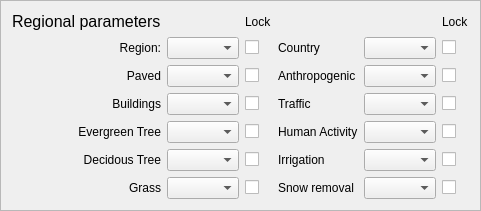
    <widget class="QFrame" name="frame_10">
     <property name="enabled">
      <bool>true</bool>
     </property>
     <property name="sizePolicy">
      <sizepolicy hsizetype="Expanding" vsizetype="Preferred">
       <horstretch>0</horstretch>
       <verstretch>0</verstretch>
      </sizepolicy>
     </property>
     <property name="frameShape">
      <enum>QFrame::StyledPanel</enum>
     </property>
     <property name="frameShadow">
      <enum>QFrame::Raised</enum>
     </property>
     <layout class="QGridLayout" name="gridLayout_20">
      <item row="4" column="7">
       <widget class="QCheckBox" name="checkBoxRegion_10">
        <property name="text">
         <string/>
        </property>
       </widget>
      </item>
      <item row="1" column="5">
       <widget class="QLabel" name="label_48">
        <property name="text">
         <string>Country</string>
        </property>
       </widget>
      </item>
      <item row="2" column="1">
       <widget class="QLabel" name="label_42">
        <property name="text">
         <string>Paved</string>
        </property>
        <property name="alignment">
         <set>Qt::AlignRight|Qt::AlignTrailing|Qt::AlignVCenter</set>
        </property>
       </widget>
      </item>
      <item row="1" column="7">
       <widget class="QCheckBox" name="checkBoxCountry">
        <property name="text">
         <string/>
        </property>
       </widget>
      </item>
      <item row="3" column="7">
       <widget class="QCheckBox" name="checkBoxRegion_9">
        <property name="text">
         <string/>
        </property>
       </widget>
      </item>
      <item row="0" column="3">
       <widget class="QLabel" name="label_49">
        <property name="text">
         <string>Lock</string>
        </property>
       </widget>
      </item>
      <item row="4" column="5">
       <widget class="QLabel" name="label_53">
        <property name="text">
         <string>Human Activity</string>
        </property>
       </widget>
      </item>
      <item row="6" column="5">
       <widget class="QLabel" name="label_54">
        <property name="text">
         <string>Snow removal</string>
        </property>
       </widget>
      </item>
      <item row="2" column="6">
       <widget class="QComboBox" name="comboBox_7">
        <property name="sizePolicy">
         <sizepolicy hsizetype="Expanding" vsizetype="Fixed">
          <horstretch>0</horstretch>
          <verstretch>0</verstretch>
         </sizepolicy>
        </property>
       </widget>
      </item>
      <item row="5" column="5">
       <widget class="QLabel" name="label_55">
        <property name="text">
         <string>Irrigation</string>
        </property>
       </widget>
      </item>
      <item row="2" column="3">
       <widget class="QCheckBox" name="checkBoxRegion_2">
        <property name="text">
         <string/>
        </property>
       </widget>
      </item>
      <item row="6" column="6">
       <widget class="QComboBox" name="comboBox_11">
        <property name="sizePolicy">
         <sizepolicy hsizetype="Expanding" vsizetype="Fixed">
          <horstretch>0</horstretch>
          <verstretch>0</verstretch>
         </sizepolicy>
        </property>
       </widget>
      </item>
      <item row="4" column="6">
       <widget class="QComboBox" name="comboBox_8">
        <property name="sizePolicy">
         <sizepolicy hsizetype="Expanding" vsizetype="Fixed">
          <horstretch>0</horstretch>
          <verstretch>0</verstretch>
         </sizepolicy>
        </property>
       </widget>
      </item>
      <item row="3" column="1">
       <widget class="QLabel" name="label_43">
        <property name="text">
         <string>Buildings</string>
        </property>
        <property name="alignment">
         <set>Qt::AlignRight|Qt::AlignTrailing|Qt::AlignVCenter</set>
        </property>
       </widget>
      </item>
      <item row="6" column="3">
       <widget class="QCheckBox" name="checkBoxRegion_3">
        <property name="text">
         <string/>
        </property>
       </widget>
      </item>
      <item row="6" column="2">
       <widget class="QComboBox" name="comboBoxGrass">
        <property name="sizePolicy">
         <sizepolicy hsizetype="Expanding" vsizetype="Fixed">
          <horstretch>0</horstretch>
          <verstretch>0</verstretch>
         </sizepolicy>
        </property>
       </widget>
      </item>
      <item row="4" column="3">
       <widget class="QCheckBox" name="checkBoxRegion_5">
        <property name="text">
         <string/>
        </property>
       </widget>
      </item>
      <item row="3" column="3">
       <widget class="QCheckBox" name="checkBoxRegion_4">
        <property name="text">
         <string/>
        </property>
       </widget>
      </item>
      <item row="5" column="7">
       <widget class="QCheckBox" name="checkBoxRegion_11">
        <property name="text">
         <string/>
        </property>
       </widget>
      </item>
      <item row="2" column="5">
       <widget class="QLabel" name="label_50">
        <property name="text">
         <string>Anthropogenic</string>
        </property>
       </widget>
      </item>
      <item row="1" column="1">
       <widget class="QLabel" name="label_41">
        <property name="sizePolicy">
         <sizepolicy hsizetype="Minimum" vsizetype="Preferred">
          <horstretch>0</horstretch>
          <verstretch>0</verstretch>
         </sizepolicy>
        </property>
        <property name="text">
         <string>Region:</string>
        </property>
        <property name="alignment">
         <set>Qt::AlignRight|Qt::AlignTrailing|Qt::AlignVCenter</set>
        </property>
       </widget>
      </item>
      <item row="0" column="7">
       <widget class="QLabel" name="label_51">
        <property name="text">
         <string>Lock</string>
        </property>
       </widget>
      </item>
      <item row="5" column="3">
       <widget class="QCheckBox" name="checkBoxRegion_6">
        <property name="text">
         <string/>
        </property>
       </widget>
      </item>
      <item row="1" column="3">
       <widget class="QCheckBox" name="checkBoxRegion">
        <property name="text">
         <string/>
        </property>
       </widget>
      </item>
      <item row="3" column="6">
       <widget class="QComboBox" name="comboBox_9">
        <property name="sizePolicy">
         <sizepolicy hsizetype="Expanding" vsizetype="Fixed">
          <horstretch>0</horstretch>
          <verstretch>0</verstretch>
         </sizepolicy>
        </property>
       </widget>
      </item>
      <item row="5" column="6">
       <widget class="QComboBox" name="comboBox_10">
        <property name="sizePolicy">
         <sizepolicy hsizetype="Expanding" vsizetype="Fixed">
          <horstretch>0</horstretch>
          <verstretch>0</verstretch>
         </sizepolicy>
        </property>
       </widget>
      </item>
      <item row="3" column="2">
       <widget class="QComboBox" name="comboBoxBuilding">
        <property name="sizePolicy">
         <sizepolicy hsizetype="Expanding" vsizetype="Fixed">
          <horstretch>0</horstretch>
          <verstretch>0</verstretch>
         </sizepolicy>
        </property>
       </widget>
      </item>
      <item row="3" column="5">
       <widget class="QLabel" name="label_52">
        <property name="text">
         <string>Traffic</string>
        </property>
       </widget>
      </item>
      <item row="0" column="1">
       <widget class="QLabel" name="label_47">
        <property name="text">
         <string>&lt;!DOCTYPE HTML PUBLIC &quot;-//W3C//DTD HTML 4.0//EN&quot; &quot;http://www.w3.org/TR/REC-html40/strict.dtd&quot;&gt;
&lt;html&gt;&lt;head&gt;&lt;meta name=&quot;qrichtext&quot; content=&quot;1&quot; /&gt;&lt;style type=&quot;text/css&quot;&gt;
p, li { white-space: pre-wrap; }
&lt;/style&gt;&lt;/head&gt;&lt;body style=&quot; font-family:'MS Shell Dlg 2'; font-size:8pt; font-weight:400; font-style:normal;&quot;&gt;
&lt;p style=&quot; margin-top:0px; margin-bottom:0px; margin-left:0px; margin-right:0px; -qt-block-indent:0; text-indent:0px;&quot;&gt;&lt;span style=&quot; font-size:12pt;&quot;&gt;Regional parameters&lt;/span&gt;&lt;/p&gt;&lt;/body&gt;&lt;/html&gt;</string>
        </property>
       </widget>
      </item>
      <item row="6" column="1">
       <widget class="QLabel" name="label_46">
        <property name="text">
         <string>Grass</string>
        </property>
        <property name="alignment">
         <set>Qt::AlignRight|Qt::AlignTrailing|Qt::AlignVCenter</set>
        </property>
       </widget>
      </item>
      <item row="4" column="2">
       <widget class="QComboBox" name="comboBoxEvrTree">
        <property name="sizePolicy">
         <sizepolicy hsizetype="Expanding" vsizetype="Fixed">
          <horstretch>0</horstretch>
          <verstretch>0</verstretch>
         </sizepolicy>
        </property>
       </widget>
      </item>
      <item row="2" column="2">
       <widget class="QComboBox" name="comboBoxPaved">
        <property name="sizePolicy">
         <sizepolicy hsizetype="Expanding" vsizetype="Fixed">
          <horstretch>0</horstretch>
          <verstretch>0</verstretch>
         </sizepolicy>
        </property>
       </widget>
      </item>
      <item row="4" column="1">
       <widget class="QLabel" name="label_44">
        <property name="text">
         <string>Evergreen Tree</string>
        </property>
        <property name="alignment">
         <set>Qt::AlignRight|Qt::AlignTrailing|Qt::AlignVCenter</set>
        </property>
       </widget>
      </item>
      <item row="6" column="7">
       <widget class="QCheckBox" name="checkBoxRegion_12">
        <property name="text">
         <string/>
        </property>
       </widget>
      </item>
      <item row="2" column="7">
       <widget class="QCheckBox" name="checkBoxRegion_8">
        <property name="text">
         <string/>
        </property>
       </widget>
      </item>
      <item row="5" column="1">
       <widget class="QLabel" name="label_45">
        <property name="text">
         <string>Decidous Tree</string>
        </property>
        <property name="alignment">
         <set>Qt::AlignRight|Qt::AlignTrailing|Qt::AlignVCenter</set>
        </property>
       </widget>
      </item>
      <item row="5" column="2">
       <widget class="QComboBox" name="comboBoxDecTree">
        <property name="sizePolicy">
         <sizepolicy hsizetype="Expanding" vsizetype="Fixed">
          <horstretch>0</horstretch>
          <verstretch>0</verstretch>
         </sizepolicy>
        </property>
       </widget>
      </item>
      <item row="1" column="6">
       <widget class="QComboBox" name="comboBoxCountry"/>
      </item>
      <item row="1" column="2">
       <widget class="QComboBox" name="comboBoxRegion">
        <property name="sizePolicy">
         <sizepolicy hsizetype="Expanding" vsizetype="Fixed">
          <horstretch>0</horstretch>
          <verstretch>0</verstretch>
         </sizepolicy>
        </property>
       </widget>
      </item>
     </layout>
    </widget>
